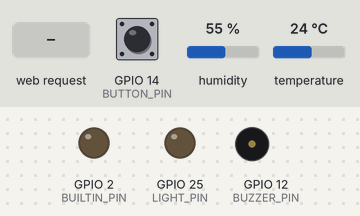
Simulated run of this sketch. Board: ESP32. Parts: output pins drawn as LEDs (lit = HIGH), buzzer (waves = sounding). Inputs (shaded band) come from the test bench; at power-on: humidity 55 %, GPIO 14 (BUTTON_PIN) HIGH, temperature 24 °C. WiFi joins after 1.5 s; servers stay silent unless stated; pins used as bus, display or sensor lines are not drawn; what the sketch prints to the serial monitor is not drawn.

Above: at 2.7 s.
2.8 s: humidity set to 22 %
At 5.32 s:
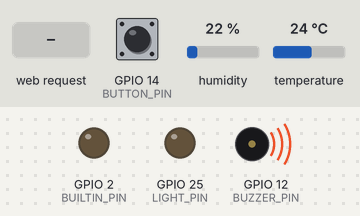
7.1 s: HTTP request GET /api/status received
8.6 s: HTTP request GET /api/events received
11.7 s: HTTP request GET /api/logs received
Timing chart, 0 to 14.2 s (numbered marks = the images above; inputs shaded):
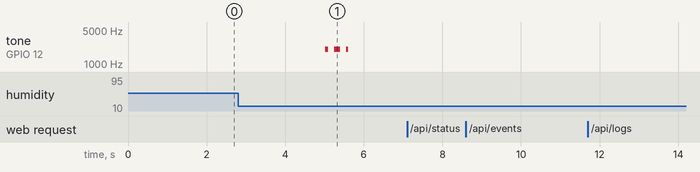

Measured:
- after the input at 2.8 s, tone on GPIO 12 (BUZZER_PIN): goes 2000 Hz 0.08 s, silent 0.15 s, 2000 Hz 0.15 s, silent 0.15 s, 2000 Hz 0.05 s, then silent, starting after 2.2 s
- after the input at 7.1 s, every drawn part: stays the same
- after the input at 8.6 s, every drawn part: stays the same
- after the input at 11.7 s, every drawn part: stays the same

The sketch:

HomeCareNode.ino
```cpp
/*
  HomeCareNode - 스마트 홈 케어 엣지 노드 (ESP32 DOIT DevKit V1, Arduino-ESP32 3.3.12)
  ESP32 하나가 [Wi-Fi 공유기 + 웹서버 + 센서 판단]을 모두 담당.
  보호자는 휴대폰 브라우저로 http://192.168.4.1/ 에 접속해서 확인.

  ■ 네트워크 (인터넷·클라우드 없음)
    ROOM_ID 1 보드 = Wi-Fi 공유기 역할(AP) 192.168.4.1  ← 보호자 폰이 여기에 연결
    ROOM_ID 2 보드 = 1번 보드에 접속(STA)    192.168.4.12  (.2~ 는 폰 DHCP용)
    보드가 1개뿐이면 ROOM_ID 1 로만 올리면 됨 (웹 화면에서 작은방 2는 '연결 끊김' 표시)

  ■ 배선 (모든 GND 공통, GPIO는 3.3V 신호만)
    ※ DOIT 보드가 넓어 브레드보드에서 한쪽 줄만 쓸 수 있으므로
      모든 부품을 윗줄(VIN·GND·D13·D12·D14·D27·D26·D25·D33·D32 …)에만 연결
    DHT11 VCC         -> GPIO33 (코드가 HIGH로 켜서 3.3V 전원으로 사용, DHT11 소비전류 2.5mA 이하)
    DHT11 DATA        -> GPIO27
    PIR VCC / OUT     -> VIN(5V) / GPIO32, OUT 3.3V 확인
    수면등 LED        -> GPIO25 -> 330Ω -> LED(+) -> GND   (+ 보드 내장 LED GPIO2 동시 점등)
    능동 부저         -> GPIO12 (+) / GND (-)  ※ 부팅 시 LOW 필요한 핀, 부저가 GND로 당겨 문제없음
    현장 확인 버튼    -> GPIO14 <-> GND (내부 풀업)
    GND               -> 윗줄 GND 핀 (VIN 옆)

  ■ API (헤더 X-Auth-Token 필수)
    GET  /           보호자 웹 대시보드 (토큰은 화면에서 입력)
    GET  /api/status   GET /api/events   GET /api/logs   GET /api/security
    POST /api/ack      body: event_id=N  (N 생략 시 전체 확인)

  ■ 코드 구성 (발표 순서)
    1) 설정값        2) 엣지 제어 edgeControl()   3) 접근 통제 authorize()
    4) JSON API      5) 네트워크 startNetwork()   6) setup() / loop()
*/
#include <Arduino.h>
#include <WiFi.h>        // Wi-Fi (AP/STA 모드)
#include <WebServer.h>   // ESP32 내장 HTTP 서버
#include <DHT.h>         // 온습도 센서 라이브러리
#include "web_page.h"    // 보호자 웹 화면 (HTML을 문자열로 저장)

// =====================================================================
// 1) 설정값 - 기준값을 한곳에 모아 두어 쉽게 바꿀 수 있게 함
// =====================================================================

// ================= 보드마다 바꾸는 값 =================
constexpr int ROOM_ID = 1;                         // 1 또는 2
const char *ROOM_LOCATION[] = {"", "작은방 1", "작은방 2"};

// ================= 모든 보드 + 웹 화면에서 같은 값 =================
const char *AP_SSID    = "HomeCare-Net";           // 보드가 만드는 Wi-Fi 이름
const char *AP_PASS    = "care-lab-2026!";         // 8자 이상, 발표 전 변경
const char *AUTH_TOKEN = "parent-token-1234";      // 보호자 인증 토큰 (웹 화면에서 입력하는 값)

// ================= 위험 판단 기준 (헬스케어 기준) =================
constexpr uint32_t MOTION_SUSTAIN_MS = 5000;       // PIR 연속 5초 = 침대 이탈 의심
constexpr uint32_t PIR_WARMUP_MS     = 60000;      // HC-SR501 자체 준비 약 1분 (이 동안 오작동하므로 무시)
constexpr float    TEMP_LOW = 18.0, TEMP_HIGH = 28.0;   // 적정 수면 온도
constexpr float    HUM_LOW  = 30.0, HUM_HIGH  = 70.0;   // 적정 습도
constexpr uint32_t NIGHTLIGHT_MS     = 60000;      // 자동 수면등 유지 시간 (1분)
constexpr uint32_t LOG_INTERVAL_MS   = 10000;      // 센서 기록 주기 (10초)

// ================= 보안 정책 =================
constexpr uint8_t  MAX_FAILS = 5;                  // 연속 인증 실패 허용 횟수
constexpr uint32_t BLOCK_MS  = 5UL * 60 * 1000;    // 초과 시 해당 IP 5분 차단
constexpr uint8_t  MAX_CLIENTS = 4;                // AP 동시 접속 (폰 + 2번 보드 + 여유)

// ================= 핀 =================
constexpr uint8_t DHT_PIN = 27, PIR_PIN = 32;
constexpr uint8_t LIGHT_PIN = 25, BUILTIN_PIN = 2, BUZZER_PIN = 12, BUTTON_PIN = 14;
constexpr uint8_t DHT_POWER_PIN = 33;   // DHT11 전원 (3V3 핀이 가려져서 GPIO로 공급)

DHT dht(DHT_PIN, DHT11);
WebServer server(80);                   // 80번 포트 = 브라우저 기본 HTTP 포트
String deviceId;                        // 보드 고유 ID (MAC 주소)

// ---------------- 기록 저장 구조체 ----------------
struct SensorLog { uint32_t id, t; float temp, hum; uint32_t motionSec; };   // 10초마다 센서 기록
struct EventRec  { uint32_t id, t; String type, action; bool checked; };     // 돌발 상황 (checked = 보호자 확인 여부)
struct AccessRec { uint32_t id, t; String ip, path; bool ok; };              // API 접근 기록 (보안 로그)
struct IpState   { IPAddress ip; uint8_t fails; uint32_t blockedUntil; bool used; };  // IP별 실패 횟수·차단 상태

// 링 버퍼: 고정 크기 배열을 돌려 쓰며 가장 오래된 기록부터 덮어씀 → 메모리가 넘치지 않음
// (count % N 위치에 저장. 예: 로그 60개 = 10초 × 60 = 최근 10분)
constexpr int N_LOG = 60, N_EVT = 30, N_ACC = 40, N_IP = 8;
SensorLog sensorLogs[N_LOG]; uint32_t logCount = 0;
EventRec  events[N_EVT];     uint32_t evtCount = 0;
AccessRec accLog[N_ACC];     uint32_t accCount = 0;
IpState   ipTable[N_IP];

// ---------------- 현재 상태 ----------------
float tempC = NAN, hum = NAN;            // NAN = 아직 측정값 없음
uint32_t motionMs = 0, lastSample = 0;   // 로그 구간 동안 움직인 시간
bool motionNow = false, motionOpen = false, envBad = false;
uint32_t motionSince = 0, lastDht = 0, lastLog = 0, lightUntil = 0, lastWifiTry = 0;

// millis() 기준 경과 시간 확인. 뺄셈으로 비교해서 약 49일 뒤 millis()가 0으로 돌아가도 안전
bool elapsed(uint32_t now, uint32_t since, uint32_t span) { return now - since >= span; }

// =====================================================================
// 2) 엣지 제어 - 서버 없이 보드가 스스로 판단하고 1차 대응
// =====================================================================

// 돌발 상황 기록 (링 버퍼에 저장 + 시리얼 출력)
void addEvent(const String &type, const String &action) {
  events[evtCount % N_EVT] = {evtCount + 1, millis(), type, action, false};
  evtCount++;
  Serial.printf("[EVENT #%lu] %s -> %s\n", (unsigned long)evtCount, type.c_str(), action.c_str());
}

// 보호자가 아직 확인 안 한 알림이 있는지 → 부저를 계속 울릴지 결정
bool anyUnchecked() {
  for (uint32_t i = 0; i < min(evtCount, (uint32_t)N_EVT); i++) if (!events[i].checked) return true;
  return false;
}

// 알림 확인 처리 (웹의 '확인' 버튼, 현장 버튼에서 호출)
void ack(long id) {     // id <= 0 이면 전체
  for (uint32_t i = 0; i < min(evtCount, (uint32_t)N_EVT); i++)
    if (id <= 0 || events[i].id == (uint32_t)id) events[i].checked = true;
}

// loop()에서 계속 호출되는 핵심 함수: 센서 읽기 → 판단 → LED/부저 출력 → 기록
void edgeControl(uint32_t now) {
  // 1) 움직임 지속 = 침대 이탈 의심
  //    PIR 준비 시간(1분)이 지난 뒤부터만 감지
  motionNow = now > PIR_WARMUP_MS && digitalRead(PIR_PIN) == HIGH;
  if (motionNow) {
    if (!motionSince) motionSince = now;                       // 움직임 시작 시각 기록
    if (!motionOpen && elapsed(now, motionSince, MOTION_SUSTAIN_MS)) {   // 5초 이상 계속되면
      motionOpen = true;                                       // 같은 움직임으로 중복 알림 방지
      lightUntil = now + NIGHTLIGHT_MS;                        // 수면등 1분 켜기
      addEvent("침대 이탈 의심", "수면등 자동 점등 (낙상 예방)");
    }
  } else { motionSince = 0; motionOpen = false; }              // 움직임 멈추면 초기화
  if (motionNow) motionMs += now - lastSample;                 // 기록용: 구간 동안 움직인 총 시간
  lastSample = now;

  // 2) 수면 환경 - DHT11은 느린 센서라 2.5초마다만 읽음
  if (elapsed(now, lastDht, 2500)) {
    lastDht = now;
    float t = dht.readTemperature(), h = dht.readHumidity();
    if (isfinite(t) && isfinite(h)) { tempC = t; hum = h; }    // 읽기 실패(NAN)면 이전 값 유지
    bool bad = isfinite(tempC) && (tempC < TEMP_LOW || tempC > TEMP_HIGH || hum < HUM_LOW || hum > HUM_HIGH);
    // 정상 → 이탈로 '바뀌는 순간'에만 알림 (계속 이탈 중이면 반복 알림 안 함)
    if (bad && !envBad) addEvent("수면 환경 이탈", String(tempC, 1) + "℃ / " + String(hum, 0) + "% - 환기·냉난방 확인");
    envBad = bad;
  }

  // 3) 1차 개입 출력 - 수면등 (외부 LED + 보드 내장 LED)
  bool light = (int32_t)(lightUntil - now) > 0;
  digitalWrite(LIGHT_PIN, light); digitalWrite(BUILTIN_PIN, light);
  // 부저: 새 알림 즉시 울리고, 확인 전까지 15초마다 반복 (능동·수동 부저 모두 소리 나도록 tone 사용)
  //       15초 주기 중 처음 0.6초 동안 150ms 간격으로 삑삑 울림
  static uint32_t seenEvt = 0, beepFrom = 0; static bool buzzing = false;
  if (evtCount != seenEvt) { seenEvt = evtCount; beepFrom = now; }
  bool beep = anyUnchecked() && ((now - beepFrom) % 15000) < 600 && (now / 150) % 2;
  if (beep != buzzing) { buzzing = beep; if (beep) tone(BUZZER_PIN, 2000); else { noTone(BUZZER_PIN); digitalWrite(BUZZER_PIN, LOW); } }

  // 4) 현장 확인 버튼 - 누르면 모든 알림 확인 처리
  //    30ms 디바운싱: 버튼 접점이 떨리며 여러 번 눌린 것처럼 읽히는 것 방지
  static bool prev = HIGH; static uint32_t chg = 0;
  bool b = digitalRead(BUTTON_PIN);
  if (b != prev && elapsed(now, chg, 30)) { chg = now; prev = b; if (b == LOW) ack(0); }   // 풀업이라 눌리면 LOW

  // 5) 센서 기록 - 10초마다 링 버퍼에 저장 (웹 그래프용)
  if (elapsed(now, lastLog, LOG_INTERVAL_MS)) {
    lastLog = now;
    sensorLogs[logCount % N_LOG] = {logCount + 1, now, tempC, hum, motionMs / 1000};
    logCount++;
    motionMs = 0;
  }
}

// =====================================================================
// 3) 접근 통제 - 토큰 인증 + 실패 반복 IP 차단 + 접근 기록
// =====================================================================

// 요청한 IP의 상태 칸 찾기. 없으면 빈 칸, 빈 칸도 없으면 가장 오래된 칸 재사용
IpState *ipSlot(IPAddress ip) {
  IpState *freeSlot = nullptr, *oldest = &ipTable[0];
  for (auto &s : ipTable) {
    if (s.used && s.ip == ip) return &s;
    if (!s.used && !freeSlot) freeSlot = &s;
    if (s.blockedUntil < oldest->blockedUntil) oldest = &s;
  }
  IpState *s = freeSlot ? freeSlot : oldest;
  *s = {ip, 0, 0, true};
  return s;
}

// 모든 API 접근을 성공/실패와 함께 기록 (보안 로그 → /api/security 로 조회)
void logAccess(const String &ip, bool ok) {
  accLog[accCount % N_ACC] = {accCount + 1, millis(), ip, server.uri(), ok};
  accCount++;
  if (!ok) Serial.printf("[SECURITY] denied %s %s\n", ip.c_str(), server.uri().c_str());
}

// 작은방 1 웹 화면이 작은방 2 보드 데이터를 불러올 수 있게 허용 (토큰 검사는 그대로)
// CORS: 브라우저는 기본적으로 다른 주소(192.168.4.12)의 데이터를 막기 때문에 허용 헤더 필요
void cors() {
  server.sendHeader("Access-Control-Allow-Origin", "*");
  server.sendHeader("Access-Control-Allow-Headers", "X-Auth-Token, Content-Type");
  server.sendHeader("Access-Control-Allow-Methods", "GET, POST, OPTIONS");
}

// 모든 API 맨 앞에서 호출. true = 통과, false = 거부 응답을 이미 보냄
bool authorize() {
  cors();
  IPAddress ip = server.client().remoteIP();
  IpState *s = ipSlot(ip);
  uint32_t now = millis();
  // (1) 차단 중인 IP면 바로 403
  if (s->blockedUntil && (int32_t)(s->blockedUntil - now) > 0) {
    logAccess(ip.toString(), false);
    server.send(403, "application/json", "{\"error\":\"blocked\"}");
    return false;
  }
  // (2) 토큰 비교 - 상수 시간 비교:
  //     틀린 글자에서 바로 멈추지 않고 XOR로 끝까지 비교 → 응답 시간으로 토큰 추측(타이밍 공격) 방지
  String tok = server.header("X-Auth-Token");
  bool ok = tok.length() == strlen(AUTH_TOKEN);
  uint8_t diff = 0;
  for (size_t i = 0; ok && i < tok.length(); i++) diff |= tok[i] ^ AUTH_TOKEN[i];
  ok = ok && diff == 0;
  logAccess(ip.toString(), ok);
  if (ok) { s->fails = 0; s->blockedUntil = 0; return true; }   // 성공하면 실패 횟수 초기화
  // (3) 실패 - 5번 연속이면 5분 차단 + 돌발 상황으로 기록
  if (++s->fails >= MAX_FAILS) {
    s->blockedUntil = now + BLOCK_MS;
    s->fails = 0;
    addEvent("비인가 접근 차단", ip.toString() + " 5분 차단");
  }
  server.send(401, "application/json", "{\"error\":\"unauthorized\"}");
  return false;
}

// =====================================================================
// 4) JSON API - 웹 화면이 3초마다 불러가는 데이터
//    (JSON 라이브러리 없이 문자열로 직접 조립해서 메모리 절약)
// =====================================================================
String jnum(float v) { return isfinite(v) ? String(v, 1) : "null"; }   // 측정값 없으면 null
String jstr(const String &s) {                                           // 문자열을 JSON용 "..."로 감싸기
  String o = "\"";
  for (char c : s) { if (c == '"' || c == '\\') o += '\\'; o += c; }    // " 와 \ 이스케이프
  return o + "\"";
}

// GET /api/status - 기기 정보 + 현재 온도·습도·움직임·수면등
void apiStatus() {
  if (!authorize()) return;
  String j = "{\"device\":{\"device_id\":" + jstr(deviceId) + ",\"target_id\":" + ROOM_ID +
             ",\"device_type\":\"ESP32_PIR_DHT\",\"local_ip\":" + jstr(ROOM_ID == 1 ? WiFi.softAPIP().toString() : WiFi.localIP().toString()) +
             ",\"is_active\":true,\"room_location\":" + jstr(ROOM_LOCATION[ROOM_ID]) + "},";
  j += "\"now\":{\"temperature\":" + jnum(tempC) + ",\"humidity\":" + jnum(hum) +
       ",\"motion\":" + (motionNow ? "true" : "false") +
       ",\"nightlight\":" + (digitalRead(LIGHT_PIN) ? "true" : "false") + ",\"uptime_s\":" + millis() / 1000 + "}}";
  server.send(200, "application/json", j);
}

// GET /api/events - 돌발 상황 목록 (링 버퍼를 오래된 순서로 꺼냄)
void apiEvents() {
  if (!authorize()) return;
  String j = "[";
  uint32_t n = min(evtCount, (uint32_t)N_EVT);
  for (uint32_t k = 0; k < n; k++) {
    EventRec &e = events[(evtCount - n + k) % N_EVT];
    if (k) j += ",";
    j += "{\"event_id\":" + String(e.id) + ",\"occurred_at_s\":" + e.t / 1000 + ",\"event_type\":" + jstr(e.type) +
         ",\"auto_action_taken\":" + jstr(e.action) + ",\"parent_checked\":" + (e.checked ? "true" : "false") + "}";
  }
  server.send(200, "application/json", j + "]");
}

// GET /api/logs - 최근 10분 센서 기록 (웹 그래프용)
void apiLogs() {
  if (!authorize()) return;
  String j = "[";
  uint32_t n = min(logCount, (uint32_t)N_LOG);
  for (uint32_t k = 0; k < n; k++) {
    SensorLog &l = sensorLogs[(logCount - n + k) % N_LOG];
    if (k) j += ",";
    j += "{\"log_id\":" + String(l.id) + ",\"recorded_at_s\":" + l.t / 1000 + ",\"temperature\":" + jnum(l.temp) +
         ",\"humidity\":" + jnum(l.hum) + ",\"motion_sec\":" + l.motionSec + "}";
  }
  server.send(200, "application/json", j + "]");
}

// GET /api/security - 접근 기록 (누가 언제 어떤 주소로 들어왔는지, 인증 성공 여부)
void apiSecurity() {
  if (!authorize()) return;
  String j = "[";
  uint32_t n = min(accCount, (uint32_t)N_ACC);
  for (uint32_t k = 0; k < n; k++) {
    AccessRec &a = accLog[(accCount - n + k) % N_ACC];
    if (k) j += ",";
    j += "{\"access_id\":" + String(a.id) + ",\"accessed_at_s\":" + a.t / 1000 + ",\"ip_address\":" + jstr(a.ip) +
         ",\"path\":" + jstr(a.path) + ",\"is_authorized\":" + (a.ok ? "true" : "false") + "}";
  }
  server.send(200, "application/json", j + "]");
}

// POST /api/ack - 보호자가 웹에서 '확인'을 누르면 호출 → 부저 멈춤
void apiAck() {
  if (!authorize()) return;
  ack(server.hasArg("event_id") ? server.arg("event_id").toInt() : 0);
  server.send(200, "application/json", "{\"ok\":true}");
}

// =====================================================================
// 5) 네트워크 - 인터넷 없이 보드끼리, 보드와 폰이 직접 연결
// =====================================================================
void startNetwork() {
  WiFi.persistent(false);                 // Wi-Fi 설정을 플래시에 저장하지 않음 (매번 코드 값 사용)
  if (ROOM_ID == 1) {
    // 1번 보드: AP 모드 = 직접 Wi-Fi 공유기가 됨 (IP 192.168.4.1 고정)
    WiFi.mode(WIFI_AP);
    WiFi.softAPConfig(IPAddress(192,168,4,1), IPAddress(192,168,4,1), IPAddress(255,255,255,0));
    bool ok = WiFi.softAP(AP_SSID, AP_PASS, 6, 0, MAX_CLIENTS);   // 채널 6, SSID 공개, 최대 4대
    deviceId = WiFi.softAPmacAddress();
    Serial.printf("AP %s %s  IP 192.168.4.1\n", AP_SSID, ok ? "OK" : "FAIL");
  } else {
    // 2번 보드: STA 모드 = 1번 보드 Wi-Fi에 접속 (IP 192.168.4.12 고정)
    WiFi.mode(WIFI_STA);
    WiFi.config(IPAddress(192,168,4,10 + ROOM_ID), IPAddress(192,168,4,1), IPAddress(255,255,255,0));
    WiFi.begin(AP_SSID, AP_PASS);
    deviceId = WiFi.macAddress();
    lastWifiTry = millis();
    Serial.printf("STA -> %s  IP 192.168.4.%d\n", AP_SSID, 10 + ROOM_ID);
  }
}

// 2번 보드만 해당: 연결이 끊기면 15초마다 재접속 시도
void keepWifi(uint32_t now) {
  if (ROOM_ID == 1 || WiFi.status() == WL_CONNECTED || !elapsed(now, lastWifiTry, 15000)) return;
  lastWifiTry = now;
  WiFi.disconnect();
  WiFi.begin(AP_SSID, AP_PASS);
}

// =====================================================================
// 6) setup() - 전원 켜면 한 번 실행
// =====================================================================
void setup() {
  Serial.begin(115200);
  // 핀 모드 설정 + 출력은 모두 꺼진 상태로 시작
  pinMode(LIGHT_PIN, OUTPUT); pinMode(BUILTIN_PIN, OUTPUT); pinMode(BUZZER_PIN, OUTPUT);
  pinMode(PIR_PIN, INPUT); pinMode(BUTTON_PIN, INPUT_PULLUP);   // 버튼은 내부 풀업 (안 누르면 HIGH)
  digitalWrite(LIGHT_PIN, LOW); digitalWrite(BUILTIN_PIN, LOW); digitalWrite(BUZZER_PIN, LOW);
  pinMode(DHT_POWER_PIN, OUTPUT); digitalWrite(DHT_POWER_PIN, HIGH);   // GPIO33으로 DHT11 전원 공급
  delay(1500);                         // DHT11 전원 안정화
  dht.begin();
  startNetwork();

  // 웹서버 주소(라우트) 등록: 주소 → 처리 함수 연결
  const char *hdrs[] = {"X-Auth-Token"};
  server.collectHeaders(hdrs, 1);      // 인증 토큰 헤더를 읽을 수 있게 등록
  server.on("/api/status", HTTP_GET, apiStatus);
  server.on("/api/events", HTTP_GET, apiEvents);
  server.on("/api/logs", HTTP_GET, apiLogs);
  server.on("/api/security", HTTP_GET, apiSecurity);
  server.on("/api/ack", HTTP_POST, apiAck);
  server.on("/", HTTP_GET, [] {                // 보호자 웹 대시보드 (아이폰 Safari 등)
    server.sendHeader("Cache-Control", "no-store");
    server.send_P(200, "text/html; charset=utf-8", WEB_PAGE);   // 플래시에 저장된 HTML 그대로 전송
  });
  server.onNotFound([] {                       // 알 수 없는 경로 = 스캐닝 의심
    if (server.method() == HTTP_OPTIONS) { cors(); server.send(204); return; }  // CORS 사전 요청
    logAccess(server.client().remoteIP().toString(), false);
    server.send(404, "text/plain", "not found");
  });
  server.begin();
  Serial.printf("HomeCareNode room %d (%s) ready, id %s\n", ROOM_ID, ROOM_LOCATION[ROOM_ID], deviceId.c_str());
}

// =====================================================================
// 6) loop() - 계속 반복 실행
//    delay() 없이 millis()로 시간 관리 → 센서 처리 중에도 웹 요청이 막히지 않음
// =====================================================================
void loop() {
  uint32_t now = millis();
  edgeControl(now);        // 센서 판단 + 1차 대응
  keepWifi(now);           // (2번 보드) Wi-Fi 유지
  server.handleClient();   // 들어온 웹 요청 처리

  // 2초마다 시리얼 모니터에 현재 상태 출력 (디버깅·시연용)
  static uint32_t lastPrint = 0;
  if (elapsed(now, lastPrint, 2000)) {
    lastPrint = now;
    Serial.printf("T=%s H=%s motion=%d light=%d events=%lu\n", jnum(tempC).c_str(), jnum(hum).c_str(),
                  motionNow, digitalRead(LIGHT_PIN), (unsigned long)evtCount);
  }
}
```

Source omitted: web_page.h (11184 bytes)
